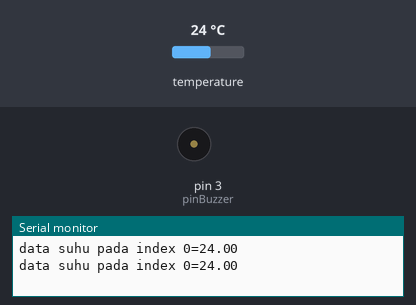
Bench run of a sketch on a simulated Arduino Uno, built with avr-gcc and run on an emulated ATmega328P. On the bench: buzzer (waves = sounding), the last lines printed to the serial monitor. The test bench sets the inputs (shaded band); at power-on: temperature 24 °C.

Above: at 2.3 s.
2.4 s: temperature set to 30.3 °C
4.2 s: temperature set to 31.4 °C
At 4.9 s:
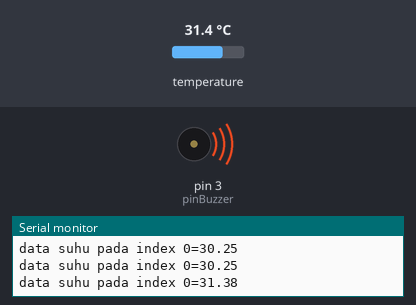
Timing chart, 0 to 7.2 s (numbered marks = the images above; inputs shaded):
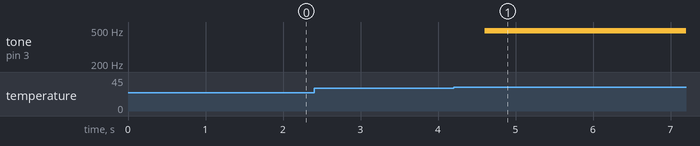

The sketch:

2_sensorsuhu.ino
```cpp
#include <DallasTemperature.h>
#include <OneWire.h>


// INISIALISASI
int pinSuhu = 2;
int pinBuzzer = 3;
OneWire oneWire(pinSuhu);
DallasTemperature sensors(&oneWire);


void setup() {
  Serial.begin(9600);
  sensors.begin();
  pinMode(pinBuzzer, OUTPUT);
}


int flag = 0;

void loop() {


  // BACA DATA
  sensors.requestTemperatures();
  float bacaSuhu = sensors.getTempCByIndex(0); /*membaca index 0*/


  // LOGIKA
  if(bacaSuhu != DEVICE_DISCONNECTED_C){
    Serial.println("data suhu pada index 0="+ String(bacaSuhu));
    if(bacaSuhu >= 31.0) {
      analogWrite(pinBuzzer, 180);
      delay(100);
      analogWrite(pinBuzzer, 0);
      delay(100);
    }
  } else {
    Serial.println("tidak ditemukan");
  }
}
```

Measured:
- the behaviour switches between 30.9 and 31 °C on temperature (found by bisection; images 0 and 1)
- after the input at 4.2 s, tone on pin 3 (pinBuzzer): silent → 490 Hz after 0.40 s
